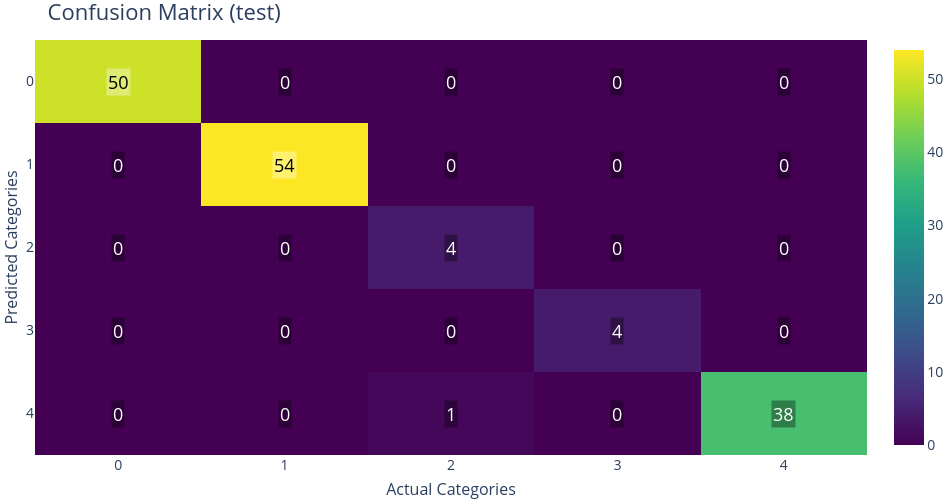

The cell this chart's notebook holds for it:
### Markdown cell above
### For testing portion

### Code cell
fig_cm = pyg.PlotConfusionMatrix(split="test")
fig_cm.show()

### Figure 1 — Plotly figure (JSON) as saved in the notebook; plotly's stock layout.template omitted (floating-point values rounded to 4 significant figures)
{"data": [{"colorbar": {"tickfont": {"size": 14}, "title": {"font": {"size": 16}}}, "colorscale": [[0, "rgb(68, 1, 84)"], [0.1111, "rgb(72, 40, 120)"], [0.2222, "rgb(62, 73, 137)"], [0.3333, "rgb(49, 104, 142)"], [0.4444, "rgb(38, 130, 142)"], [0.5556, "rgb(31, 158, 137)"], [0.6667, "rgb(53, 183, 121)"], [0.7778, "rgb(110, 206, 88)"], [0.8889, "rgb(181, 222, 43)"], [1, "rgb(253, 231, 37)"]], "showscale": true, "type": "heatmap", "x": [0, 1, 2, 3, 4], "y": [0, 1, 2, 3, 4], "z": [[50, 0, 0, 0, 0], [0, 54, 0, 0, 0], [0, 0, 4, 0, 0], [0, 0, 0, 4, 0], [0, 0, 1, 0, 38]], "zmax": 54, "zmin": 0}], "layout": {"annotations": [{"bgcolor": "rgba(255,255,255,0.35)", "font": {"color": "black", "size": 18}, "opacity": 1, "showarrow": false, "text": "50", "x": 0, "xref": "x", "y": 0, "yref": "y"}, {"bgcolor": "rgba(0,0,0,0.35)", "font": {"color": "white", "size": 18}, "opacity": 1, "showarrow": false, "text": "0", "x": 1, "xref": "x", "y": 0, "yref": "y"}, {"bgcolor": "rgba(0,0,0,0.35)", "font": {"color": "white", "size": 18}, "opacity": 1, "showarrow": false, "text": "0", "x": 2, "xref": "x", "y": 0, "yref": "y"}, {"bgcolor": "rgba(0,0,0,0.35)", "font": {"color": "white", "size": 18}, "opacity": 1, "showarrow": false, "text": "0", "x": 3, "xref": "x", "y": 0, "yref": "y"}, {"bgcolor": "rgba(0,0,0,0.35)", "font": {"color": "white", "size": 18}, "opacity": 1, "showarrow": false, "text": "0", "x": 4, "xref": "x", "y": 0, "yref": "y"}, {"bgcolor": "rgba(0,0,0,0.35)", "font": {"color": "white", "size": 18}, "opacity": 1, "showarrow": false, "text": "0", "x": 0, "xref": "x", "y": 1, "yref": "y"}, {"bgcolor": "rgba(255,255,255,0.35)", "font": {"color": "black", "size": 18}, "opacity": 1, "showarrow": false, "text": "54", "x": 1, "xref": "x", "y": 1, "yref": "y"}, {"bgcolor": "rgba(0,0,0,0.35)", "font": {"color": "white", "size": 18}, "opacity": 1, "showarrow": false, "text": "0", "x": 2, "xref": "x", "y": 1, "yref": "y"}, {"bgcolor": "rgba(0,0,0,0.35)", "font": {"color": "white", "size": 18}, "opacity": 1, "showarrow": false, "text": "0", "x": 3, "xref": "x", "y": 1, "yref": "y"}, {"bgcolor": "rgba(0,0,0,0.35)", "font": {"color": "white", "size": 18}, "opacity": 1, "showarrow": false, "text": "0", "x": 4, "xref": "x", "y": 1, "yref": "y"}, {"bgcolor": "rgba(0,0,0,0.35)", "font": {"color": "white", "size": 18}, "opacity": 1, "showarrow": false, "text": "0", "x": 0, "xref": "x", "y": 2, "yref": "y"}, {"bgcolor": "rgba(0,0,0,0.35)", "font": {"color": "white", "size": 18}, "opacity": 1, "showarrow": false, "text": "0", "x": 1, "xref": "x", "y": 2, "yref": "y"}, {"bgcolor": "rgba(0,0,0,0.35)", "font": {"color": "white", "size": 18}, "opacity": 1, "showarrow": false, "text": "4", "x": 2, "xref": "x", "y": 2, "yref": "y"}, {"bgcolor": "rgba(0,0,0,0.35)", "font": {"color": "white", "size": 18}, "opacity": 1, "showarrow": false, "text": "0", "x": 3, "xref": "x", "y": 2, "yref": "y"}, {"bgcolor": "rgba(0,0,0,0.35)", "font": {"color": "white", "size": 18}, "opacity": 1, "showarrow": false, "text": "0", "x": 4, "xref": "x", "y": 2, "yref": "y"}, {"bgcolor": "rgba(0,0,0,0.35)", "font": {"color": "white", "size": 18}, "opacity": 1, "showarrow": false, "text": "0", "x": 0, "xref": "x", "y": 3, "yref": "y"}, {"bgcolor": "rgba(0,0,0,0.35)", "font": {"color": "white", "size": 18}, "opacity": 1, "showarrow": false, "text": "0", "x": 1, "xref": "x", "y": 3, "yref": "y"}, {"bgcolor": "rgba(0,0,0,0.35)", "font": {"color": "white", "size": 18}, "opacity": 1, "showarrow": false, "text": "0", "x": 2, "xref": "x", "y": 3, "yref": "y"}, {"bgcolor": "rgba(0,0,0,0.35)", "font": {"color": "white", "size": 18}, "opacity": 1, "showarrow": false, "text": "4", "x": 3, "xref": "x", "y": 3, "yref": "y"}, {"bgcolor": "rgba(0,0,0,0.35)", "font": {"color": "white", "size": 18}, "opacity": 1, "showarrow": false, "text": "0", "x": 4, "xref": "x", "y": 3, "yref": "y"}, {"bgcolor": "rgba(0,0,0,0.35)", "font": {"color": "white", "size": 18}, "opacity": 1, "showarrow": false, "text": "0", "x": 0, "xref": "x", "y": 4, "yref": "y"}, {"bgcolor": "rgba(0,0,0,0.35)", "font": {"color": "white", "size": 18}, "opacity": 1, "showarrow": false, "text": "0", "x": 1, "xref": "x", "y": 4, "yref": "y"}, {"bgcolor": "rgba(0,0,0,0.35)", "font": {"color": "white", "size": 18}, "opacity": 1, "showarrow": false, "text": "1", "x": 2, "xref": "x", "y": 4, "yref": "y"}, {"bgcolor": "rgba(0,0,0,0.35)", "font": {"color": "white", "size": 18}, "opacity": 1, "showarrow": false, "text": "0", "x": 3, "xref": "x", "y": 4, "yref": "y"}, {"bgcolor": "rgba(0,0,0,0.35)", "font": {"color": "white", "size": 18}, "opacity": 1, "showarrow": false, "text": "38", "x": 4, "xref": "x", "y": 4, "yref": "y"}], "font": {"size": 16}, "height": 500, "margin": {"b": 0, "l": 0, "r": 0, "t": 40}, "paper_bgcolor": "RGBA(0,0,0,0)", "plot_bgcolor": "RGBA(0,0,0,0)", "title": {"font": {"size": 22}, "text": "Confusion Matrix (test)"}, "width": 950, "xaxis": {"gridcolor": "rgba(0,0,0,0.08)", "mirror": false, "showgrid": true, "showline": false, "tickangle": 0, "tickfont": {"size": 14}, "tickmode": "array", "ticktext": ["0", "1", "2", "3", "4"], "tickvals": [0, 1, 2, 3, 4], "title": {"font": {"size": 16}, "text": "Actual Categories"}, "zeroline": false}, "yaxis": {"autorange": "reversed", "gridcolor": "rgba(0,0,0,0.08)", "mirror": false, "showgrid": true, "showline": false, "tickfont": {"size": 14}, "tickmode": "array", "ticktext": ["0", "1", "2", "3", "4"], "tickvals": [0, 1, 2, 3, 4], "title": {"font": {"size": 16}, "text": "Predicted Categories"}, "zeroline": false}}}
